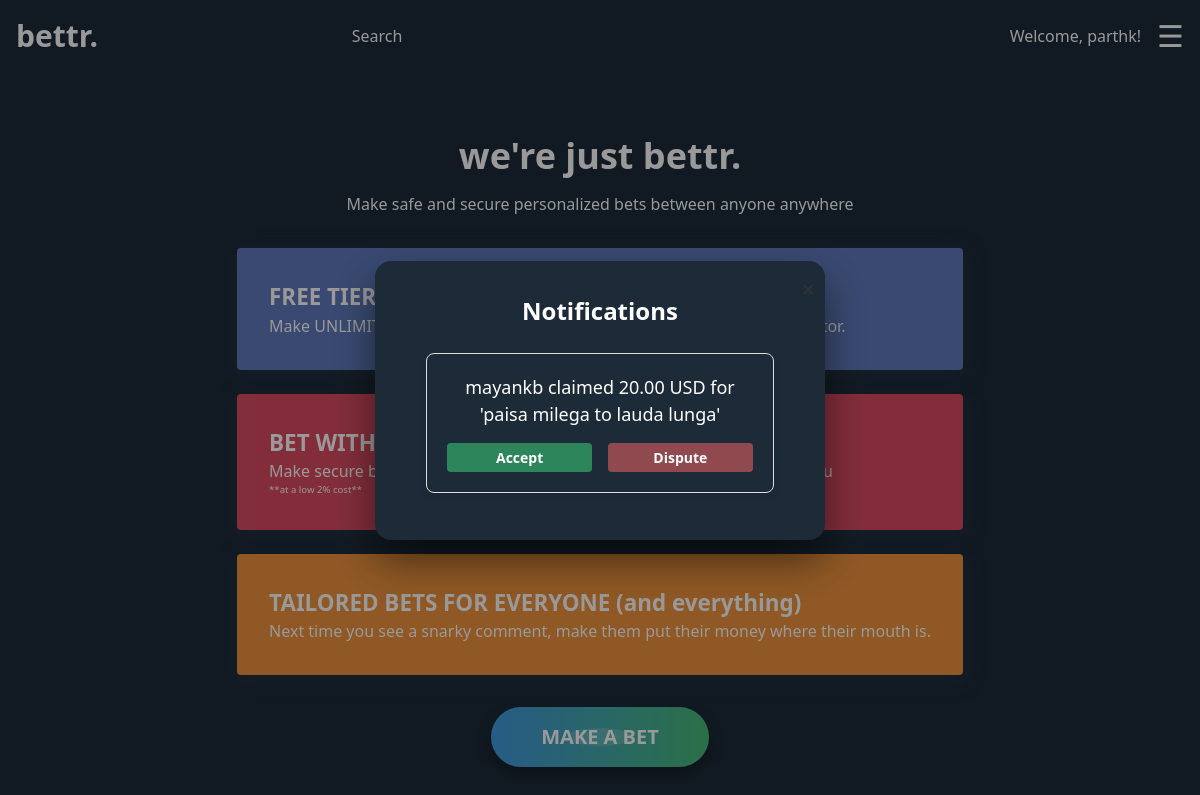
The page /notifications/ (signed in) on the database its author committed.
### bets/models.py (models this page shows, shortened)
class Notification(models.Model):
    NOTIFICATION_TYPES = [
        ('bet_invite' , 'Bet Invitation') ,
        ('claim_verification' , 'Claim Verification') ,
        ('arbitration_request' , 'Arbitration Request') ,
    ]
    user_to = models.ForeignKey(User , on_delete=models.CASCADE)
    notification_type = models.CharField(max_length=20 , choices=NOTIFICATION_TYPES)
    bet = models.ForeignKey(Bet , on_delete=models.CASCADE)
    is_read = models.BooleanField(default=False)
    created_at = models.DateTimeField(auto_now_add=True)

class Bet(models.Model):
    bet_maker = models.ForeignKey(User , related_name='betting_side' , on_delete=models.CASCADE , default=1)
    bet_recipient = models.ForeignKey(User , related_name='bet_opposing_side' , on_delete=models.CASCADE , default=1)
    bet_active = models.BooleanField(default=False)
    arbitrator = models.ForeignKey(User , related_name='arbitrated_bets' , null=True , blank=True ,
                                   on_delete=models.SET_NULL)
    winner = models.ForeignKey(User , related_name='won_bets' , null=True , blank=True , on_delete=models.SET_NULL)
    amount = models.DecimalField(max_digits=10 , decimal_places=2)
    currency = models.CharField(max_length=3 , choices=[('USD' , 'USD') , ('INR' , 'INR')])
    terms = models.TextField(default="terms and conditions")
    settled = models.BooleanField(default=False)
    placed_at = models.DateTimeField(auto_now_add=True)
    settled_at = models.DateTimeField(null=True , blank=True)

### bets/views.py (the view)
# urls.py: path('notifications/' , views.notification_view , name='notifications') ,
def notification_view(request):
    notifications = Notification.objects.filter(user_to=request.user , is_read=False)
    bets = {notification.bet_id: Bet.objects.get(id=notification.bet_id) for notification in notifications}
    return render(request , 'index.html' , {'notifications': notifications , 'bets': bets})

### templates/index.html (shortened to what this page needs)
{% load static %}
<!DOCTYPE html>
<html lang="en">
<head>
    <link href="{% static 'css/output.css' %}" rel="stylesheet">
</head>
<body style="background-color: #1d2b39; color: white;">
{% include 'navbar.html' %}
<div class="flex flex-col items-center mt-16">
    <h1 class="text-4xl font-bold mb-4 text-center">
        we're just bettr.
    </h1>
    <p class="text-lg text-gray-600 mb-8 text-center max-w-2xl">
        Make safe and secure personalized bets between anyone anywhere
    </p>
    <div class="grid grid-cols-1 md:grid-cols-3 gap-6 mt-8 max-w-4xl mx-auto">
        <div class="p-8 rounded text-white" style="background-color: #607abc; background-image: url('path/to/your/image.jpg'); background-size: cover; background-position: center; box-shadow: 0 4px 20px rgba(44, 63, 79, 0.5);">
            <h6 class="text-lg font-bold custom-heading">FREE TIER</h6>
            <p>Make UNLIMITED free bets between friends by choosing your own arbitrator.</p>
        </div>
        <div class="p-8 rounded text-white" style="background-color: #da4c62; background-image: url('path/to/your/image.jpg'); background-size: cover; background-position: center; box-shadow: 0 4px 20px rgba(44, 63, 79, 0.5);">
            <h2 class="text-2xl font-bold custom-heading"> BET WITH STRANGERS </h2>
            <p>Make secure bets with complete strangers, and we'll arbitrate them for you</p>
            <h6 class="text-sm font-thin custom-heading1 "> **at a low 2% cost** </h6>
        </div>
                <div class="p-8 rounded text-white" style="background-color: #ef933e; background-image: url('path/to/your/image.jpg'); background-size: cover; background-position: center; box-shadow: 0 4px 20px rgba(44, 63, 79, 0.5);">
            <h2 class="text-2xl font-bold custom-heading">TAILORED BETS FOR EVERYONE (and everything)</h2>
            <p>Next time you see a snarky comment, make them put their money where their mouth is.</p>
        </div>
    </div>
    <div class="mt-8 text-center">
        {% if user.is_authenticated %}
            <a href="{% url 'bet' %}" class="btn-primary">
                Make A Bet
            </a>
        {% else %}
            <button onclick="openLoginModal()" class="btn-primary">
                Make A Bet
            </button>
        {% endif %}
    </div>
    <div id="notifModal" class="modal {% if notifications %} active {% endif %}">
        <div class="modal-content" style="background-color: #1d2b39;">
            <button class="close-button" onclick="closeNotifModal()">&times;</button>
            <div class="modal-header">
                <h2 class="text-white">Notifications</h2>
            </div>
            <div class="modal-body scrollable">
                {% if notifications %}
                    {% for notification in notifications %}
                        <div class="notification text-white">
                            {% if notification.notification_type == 'bet_invite' %}
                                {% with notification.bet as bet %}
                                    <p>{{ bet.bet_maker.username }} bet you {{ bet.amount }}{{ bet.currency }}
                                        for {{ bet.terms }}</p>
                                    <form method="POST" action="{% url 'validate_bet' %}">
                                        {% csrf_token %}
                                        <input type="hidden" name="bet" value="{{ bet.id }}"/>
                                        <input type="hidden" name="notification_id" value="{{ notification.id }}"/>
                                        <div class="button-container">
                                            <button type="submit" name="outcome" value="1" class="submit-button
                                        accept-button ">Accept
                                            </button>
                                            <button type="submit" name="outcome" value="0"
                                                    class="submit-button decline-button">Decline
                                            </button>
                                        </div>
                                    </form>
                                {% endwith %}
                            {% elif notification.notification_type == 'claim_verification' %}
                                {% with notification.bet as bet %}
                                    <p>{% if bet.bet_maker == request.user %}
                                        {{ bet.bet_recipient.username }}
                                    {% else %}
                                        {{ bet.bet_maker.username }}
                                    {% endif %}  claimed {{ bet.amount }} {{ bet.currency }} for '{{ bet.terms }}'</p>
                                    <form method="POST" action="{% url 'claim_verification' %}">
                                        <div class="button-container">
                                            <button type="submit" name="outcome" value="1"
                                                    class="submit-button accept-button">Accept
                                            </button>
                                            <button type="submit" name="outcome" value="0"
                                                    class="submit-button decline-button">Dispute
                                            </button>
                                        </div>
                                    </form>
                                {% endwith %}
                            {% endif %}
                        </div>
                    {% endfor %}
                {% else %}
                    <p class="text-white">No new notifications.</p>
                {% endif %}
            </div>
        </div>
    </div>
</body>
</html>

### templates/navbar.html (shortened to what this page needs)
<nav class="flex justify-between items-center p-4">
    <a href="{% url 'index' %}" class="text-3xl font-bold bettr-text">
        bettr.
    </a>
    <div class="flex items-center space-x-4">
        <input type="text" placeholder="Search" class="p-2 rounded text-white"
               style="width: 650px; background-color: #1d2b39;">
        {% if user.is_authenticated %}
            <div class="text-white">Welcome, {{ user.username }}!</div>
        {% endif %}
        {% if user.is_authenticated %}
            <div class="relative">
            <div class="text-3xl cursor-pointer hamburger-icon">☰</div>
        {% endif %}
        </div>
    </div>
</nav>

### templates/index.html (style rules this page uses)
.modal { display: none; position: fixed; z-index: 1; left: 0; top: 0; width: 100%; height: 100%; overflow: auto; background-color: rgba(0, 0, 0, 0.4); display: none; justify-content: center; align-items: center; }
.modal.active { display: flex; opacity: 1; }
.modal-content { background-color: #1d2b39; border-radius: 1rem; padding: 2rem; width: 100%; max-width: 450px; box-shadow: 0 20px 40px rgba(0, 0, 0, 0.5); position: relative; transition: transform 0.4s ease, opacity 0.4s ease; opacity: 0; transform: translateY(-100px); }
.modal.active .modal-content { opacity: 1; transform: translateY(0); }
.modal-header { text-align: center; margin-bottom: 1.5rem; }
.modal-header h2 { font-size: 1.75rem; font-weight: bold; color: #fff; }
.submit-button { width: 100%; padding: 0.75rem; background-color: #3B82F6; border: none; border-radius: 0.5rem; color: #fff; font-size: 1rem; font-weight: bold; transition: background-color 0.3s ease; }
.close-button { position: absolute; top: 1rem; right: 1rem; background: none; border: none; color: #fff; font-size: 1.5rem; cursor: pointer; transition: color 0.3s ease; }
.scrollable { max-height: 30vh; overflow-y: auto; display: flex; flex-direction: column; align-items: center; }
.notification { border: 1px solid #ddd; border-radius: 8px; padding: 20px; margin-bottom: 15px; background-color: #1d2b39; width: 90%; text-align: center; box-shadow: 0 4px 6px rgba(0, 0, 0, 0.1); }
.notification p { font-size: 18px; font-weight: 500; margin-bottom: 10px; }
.close-button { background-color: transparent; border: none; font-size: 24px; position: absolute; top: 10px; right: 10px; cursor: pointer; color: #333; }
.button-container { display: flex; justify-content: space-around; margin-top: 15px; }
.submit-button { padding: 10px 20px; border: none; border-radius: 4px; cursor: pointer; font-size: 16px; font-weight: bold; }
.button-container { display: flex; gap: 1rem; }
.accept-button, .decline-button { padding: 0.25rem 0.5rem; font-size: 0.875rem; border-radius: 0.25rem; min-width: 80px; }
.accept-button { background-color: #2D865B; color: white; }
.decline-button { background-color: #914950; color: white; }
.modal-header h2 { font-size: 24px; color: white; text-align: center; }
.btn-primary { display: inline-block; padding: 15px 50px; font-size: 1.25rem; font-weight: bold; text-transform: uppercase; color: #fff; background: linear-gradient(to right, #4299e1, #48bb78); border-radius: 50px; box-shadow: 0 8px 15px rgba(0, 0, 0, 0.3); transition: all 0.3s ease; position: relative; overflow: hidden; }
.btn-primary:before { content: ''; position: absolute; top: 50%; left: 50%; width: 300%; height: 300%; background: rgba(255, 255, 255, 0.15); border-radius: 100%; transition: all 0.75s ease-in-out; transform: translate(-50%, -50%) scale(0.1); z-index: 0; }
input::placeholder { color: white; }
.custom-heading { font-size: 1.4rem; }
.custom-heading1 { font-size: 0.6rem; }

### rows shown on the page
Notification: bet.bet_recipient.username "mayankb", bet.amount "20.00", bet.currency "USD", bet.terms "paisa milega to lauda lunga"

### other values the page prints
{{ user.username }} "parthk"
